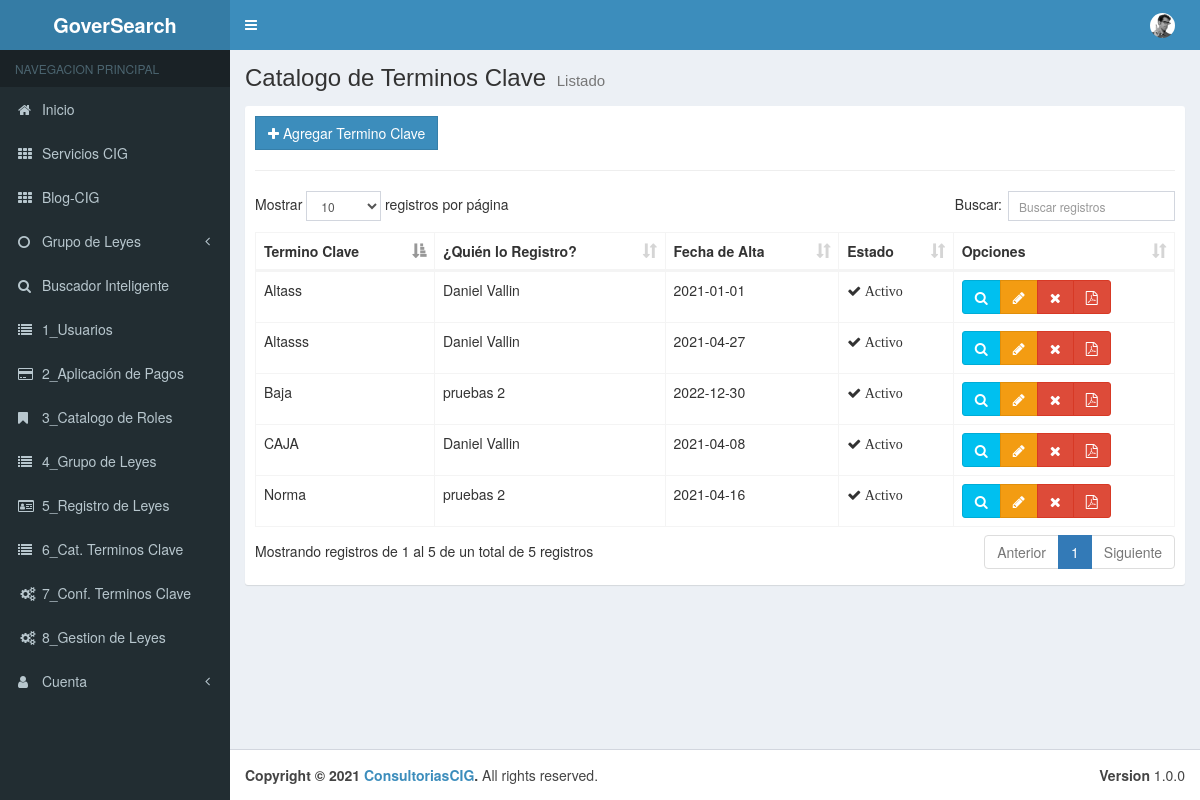
The app's page /Menu/cClaves with its own data.
### tables this page shows
CREATE TABLE `tbl_claves` (
  `pk_Ter_Clave` int(11) NOT NULL,
  `Termino_Clave` varchar(50) NOT NULL,
  `Usuario_pk` int(20) NOT NULL,
  `Fecha_Alta` date NOT NULL,
  `Estado` bit(1) NOT NULL
);

CREATE TABLE `tbl_usuarios` (
  `pk_Usuario` int(11) NOT NULL,
  `Nombre` varchar(50) NOT NULL,
  `Apellidos` varchar(50) NOT NULL,
  `Telefono` varchar(10) NOT NULL,
  `Correo` varchar(50) NOT NULL,
  `Usuario` varchar(50) NOT NULL,
  `Contrasena` varchar(50) NOT NULL,
  `Fecha_Alta` date NOT NULL,
  `User_Rol_pk` int(11) NOT NULL,
  `Estado` bit(1) NOT NULL
);

### application/controllers/Menu/cClaves.php (called while the page is built, shortened)
<?php
class cClaves extends CI_Controller {
	public function __construct(){
		$this->load->model("Grupo_Leyes_Model");
		$this->load->model("Claves_Model");
		$this->load->model("User_Model");
	}
	public function index()
	{
		$data = array(
			'cGrupos' =>$this->Grupo_Leyes_Model->getGrupo_Model(),
			'cClaves' =>$this->Claves_Model->getClave(),
	   );
		$this->load->view("layouts/header");
		$this->load->view("layouts/aside", $data);
		$this->load->view("admin/Menu/vClaves/list", $data);
		$this->load->view("layouts/footer");
	}
}

### index.php (called while the page is built, shortened)
<?php
require_once BASEPATH.'core/CodeIgniter.php';

### application/models/Claves_Model.php (called while the page is built, shortened)
<?php
class Claves_Model extends CI_Model {
    public function getClave(){
        $this->db->select("c.* ,u.Nombre as Nombre");
        $this->db->select("c.* ,u.Apellidos as Apellidos");
        $this->db->from("tbl_claves c");
        $this->db->join("tbl_usuarios u","c.Usuario_pk = u.pk_Usuario");
        $this->db->where("c.Estado","1");
        $resultados = $this->db->get();
        return $resultados->result();
    }
}

### application/views/admin/Menu/vClaves/list.php (the view)
<div class="content-wrapper">
    <section class="content-header">
        <h1>
        Catalogo de Terminos Clave
        <small>Listado</small>
        </h1>
    </section>
    <section class="content">
        <div class="box box-solid">
            <div class="box-body">
                <div class="row">
                        <div class="col-md-12">
                        <a href="<?php echo base_url();?>Menu/cClaves/add" class="btn btn-primary btn-flat"><span class="fa fa-plus"></span> Agregar Termino Clave</a>
                        </div>
                    </div>
                        <hr>
                    <div class="row">
                        <div class="col-md-12">
                            <table id="example1" class="table table-bordered table-hover">
                                <thead>
                                    <tr>
                                        <th>Termino Clave</th>
                                        <th>¿Quién lo Registro?</th>
                                        <th>Fecha de Alta</th>
                                        <th>Estado</th>
                                        <th>Opciones</th>
                                    </tr>
                                </thead>
                                <tbody>
                                    <?php if(!empty($cClaves)):?>
                                        <?php foreach($cClaves as $cClave):?>
                                            <tr>
                                                <td><?php echo $cClave->Termino_Clave;?></td>
                                                <td><?php echo $cClave->Nombre; echo " "; echo $cClave->Apellidos;?></td>
                                                <td><?php echo $cClave->Fecha_Alta;?></td>
                                                    <?php $dataClave = $cClave->Termino_Clave."*".$cClave->Nombre."*".$cClave->Fecha_Alta; ?>
                                                <td>
                                                    <?php if($cClave->Estado == 0): ?>
                                                        <span class="fa fa-times"> Inactivo</span>
                                                    <?php else:?>
                                                        <span class="fa fa-check"> Activo</span>
                                                    <?php endif;?>
                                                </td>
                                                <td>
                                                    <div class="btn-group">
                                                    <button type="button" class="btn btn-info btn-view-claves" data-toggle="modal" data-target="#modal-default" value="<?php echo $dataClave;?>">
                                                        <span class="fa fa-search"></span>
                                                    </button>
                                                        <a href="<?php echo base_url()?>Menu/cClaves/edit/<?php echo $cClave->pk_Ter_Clave;?>" class="btn btn-warning"><span class="fa fa-pencil"></span></a>
                                                        <a href="<?php echo base_url();?>Menu/cClaves/delete/<?php echo $cClave->pk_Ter_Clave;?>" class="btn btn-danger btn-remove"><span class="fa fa-remove"></span></a>
                                                        <a href="<?php echo base_url();?>Menu/cClaves/PDFD/<?php echo $cClave->pk_Ter_Clave;?>" class="btn btn-danger btn-remove"><span class="fa fa-file-pdf-o"></span></a>
                                                    </div>
                                                </td>
                                            </tr>
                                        <?php endforeach;?>
                                    <?php endif;?>
                                </tbody>
                            </table>
                        </div>
                    </div>
            </div>
        </div>
    </section>
</div>

### records on screen
tbl_claves: Termino_Clave "CAJA", Usuario_pk.Nombre "Daniel", Usuario_pk.Apellidos "Vallin", Fecha_Alta "2021-04-08", Estado "Activo"
tbl_claves: Termino_Clave "Altass", Usuario_pk.Nombre "Daniel", Usuario_pk.Apellidos "Vallin", Fecha_Alta "2021-01-01", Estado "Activo"
tbl_claves: Termino_Clave "Baja", Usuario_pk.Nombre "pruebas 2", Fecha_Alta "2022-12-30", Estado "Activo"
tbl_claves: Termino_Clave "Norma", Usuario_pk.Nombre "pruebas 2", Fecha_Alta "2021-04-16", Estado "Activo"
tbl_claves: Termino_Clave "Altasss", Usuario_pk.Nombre "Daniel", Usuario_pk.Apellidos "Vallin", Fecha_Alta "2021-04-27", Estado "Activo"
